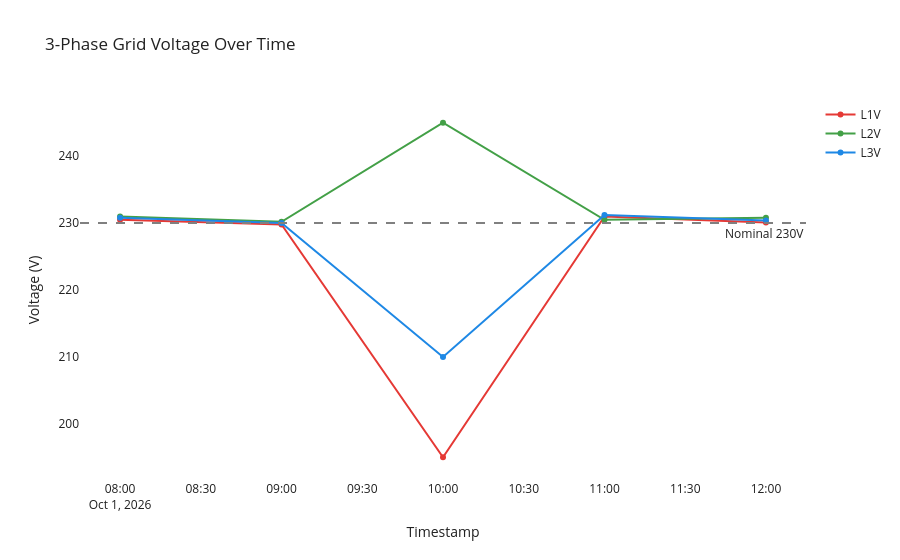

Notebook cell for this chart:
### Code cell
# Interactive line chart for 3-phase voltage
fig_voltage = go.Figure()

phases = ['voltage_l1_v', 'voltage_l2_v', 'voltage_l3_v']
colors = ['#E53935', '#43A047', '#1E88E5']

for phase, color in zip(phases, colors):
    fig_voltage.add_trace(go.Scatter(
        x=df_grid['timestamp'],
        y=df_grid[phase],
        mode='lines+markers',
        name=phase.replace('voltage_', '').replace('_v', 'V').upper(),
        line=dict(color=color, width=2),
        marker=dict(size=6)
    ))

# Add nominal voltage line
fig_voltage.add_hline(y=230, line_dash="dash", line_color="gray",
                      annotation_text="Nominal 230V", annotation_position="bottom right")

fig_voltage.update_layout(
    title="3-Phase Grid Voltage Over Time",
    xaxis_title="Timestamp",
    yaxis_title="Voltage (V)",
    plot_bgcolor="#FFFFFF",
    paper_bgcolor="#FFFFFF",
    font=dict(color="#212121"),
    hovermode="x unified"
)
fig_voltage.show()

### Figure 1 — Plotly figure (JSON) as saved in the notebook; plotly's stock layout.template omitted (floating-point values rounded to 4 significant figures)
{"data": [{"line": {"color": "#E53935", "width": 2}, "marker": {"size": 6}, "mode": "lines+markers", "name": "L1V", "type": "scatter", "x": ["2026-10-01T08:00:00", "2026-10-01T09:00:00", "2026-10-01T10:00:00", "2026-10-01T11:00:00", "2026-10-01T12:00:00"], "y": [230.5, 229.8, 195.0, 231.0, 230.1]}, {"line": {"color": "#43A047", "width": 2}, "marker": {"size": 6}, "mode": "lines+markers", "name": "L2V", "type": "scatter", "x": ["2026-10-01T08:00:00", "2026-10-01T09:00:00", "2026-10-01T10:00:00", "2026-10-01T11:00:00", "2026-10-01T12:00:00"], "y": [231.0, 230.2, 245.0, 230.5, 230.8]}, {"line": {"color": "#1E88E5", "width": 2}, "marker": {"size": 6}, "mode": "lines+markers", "name": "L3V", "type": "scatter", "x": ["2026-10-01T08:00:00", "2026-10-01T09:00:00", "2026-10-01T10:00:00", "2026-10-01T11:00:00", "2026-10-01T12:00:00"], "y": [230.8, 230.0, 210.0, 231.2, 230.4]}], "layout": {"annotations": [{"showarrow": false, "text": "Nominal 230V", "x": 1, "xanchor": "right", "xref": "x domain", "y": 230, "yanchor": "top", "yref": "y"}], "font": {"color": "#212121"}, "hovermode": "x unified", "paper_bgcolor": "#FFFFFF", "plot_bgcolor": "#FFFFFF", "shapes": [{"line": {"color": "gray", "dash": "dash"}, "type": "line", "x0": 0, "x1": 1, "xref": "x domain", "y0": 230, "y1": 230, "yref": "y"}], "title": {"text": "3-Phase Grid Voltage Over Time"}, "xaxis": {"title": {"text": "Timestamp"}}, "yaxis": {"title": {"text": "Voltage (V)"}}}}
